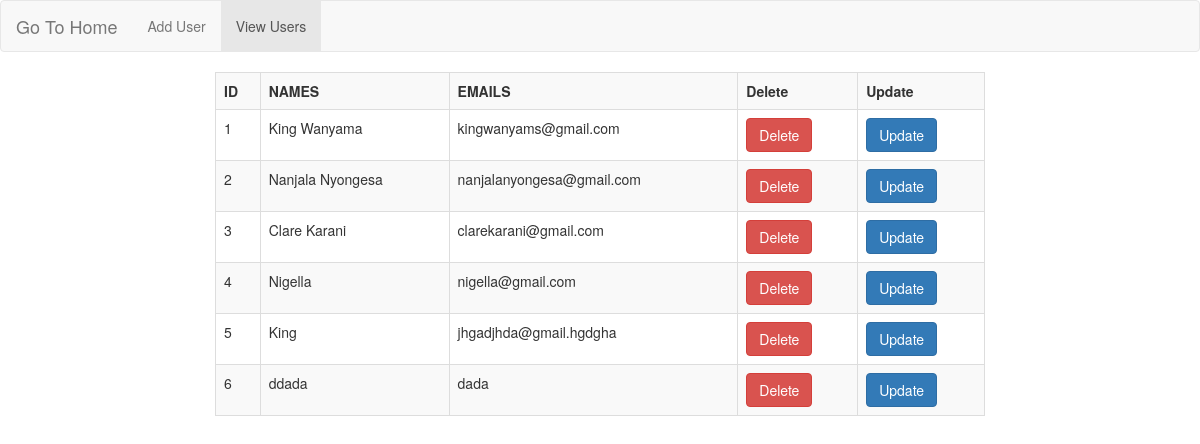
/view, run on the app's committed database.
### Databases.py (models this page shows)
class User(Model):
    names = CharField()
    email = CharField(unique=True)
    password = CharField()
    class Meta:
        database = db

### MainFile.py (the view)
@app.route('/view')
def show():
    users = User.select()
    return render_template('vieusers.html', users = users)

### templates/vieusers.html (shortened to what this page needs)
<!DOCTYPE html>
<html lang="en">
<head>
    <link rel="stylesheet" href="/static/bootstrap.css">
</head>
<body>
    <nav class="navbar navbar-default">
        <div class="container-fluid">
            <div class="navbar-header">
                <a class="navbar-brand" href="/">Go To Home</a>
            </div>
            <ul class="nav navbar-nav">
                <li><a href="/">Add User</a></li>
                <li class="active"><a href="/view">View Users</a></li>
            </ul>
        </div>
    </nav>
    <div class="col-sm-8 col-sm-offset-2">
    <table class="table table-striped table-bordered">
        <tr>
            <th>ID</th>
            <th>NAMES</th>
            <th>EMAILS</th>
            <th>Delete</th>
            <th>Update</th>
        </tr>
        {% for user in users %}
        <tr>
            <td>{{ user.id }}</td>
            <td>{{ user.names }}</td>
            <td>{{ user.email }}</td>
            <td><a href="delete/{{ user.id }}" class="btn btn-danger">Delete</a></td>
            <td><a href="update/{{ user.id }}" class="btn btn-primary">Update</a></td>
        </tr>
        {% endfor %}
    </table>
    </div>
</body>
</html>

### data on the page
User: id "1", names "King Wanyama", email "kingwanyams@gmail.com"
User: id "2", names "Nanjala Nyongesa", email "nanjalanyongesa@gmail.com"
User: id "3", names "Clare Karani", email "clarekarani@gmail.com"
User: id "4", names "Nigella", email "nigella@gmail.com"
User: id "5", names "King", email "jhgadjhda@gmail.hgdgha"
User: id "6", names "ddada", email "dada"
